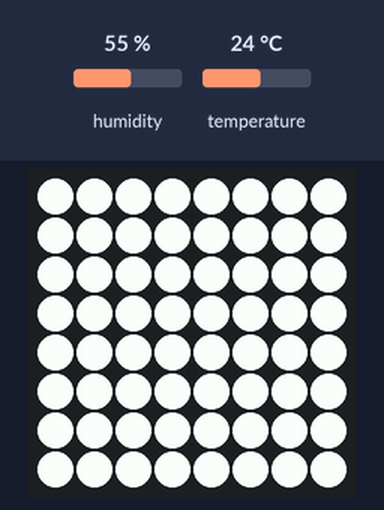
A program run on a simulated Raspberry Pi (BCM pin numbers) with a Sense HAT. On the bench: the Sense HAT's 8×8 RGB LED matrix. The test bench sets the inputs (shaded band); at power-on: temperature 24 °C, humidity 55 %.

Above: at 1.2 s.
1.3 s: temperature set to 33.5 °C
3.2 s: temperature set to 34.4 °C
At 5.2 s:
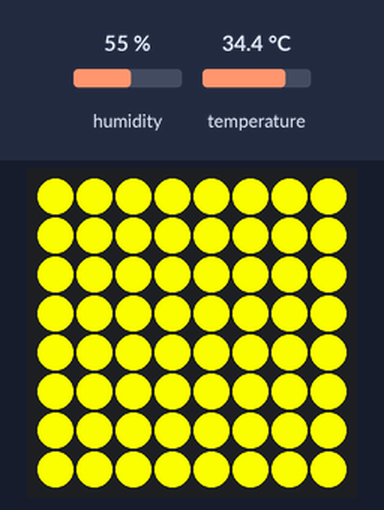
5.5 s: humidity set to 22 %
At 7.1 s:
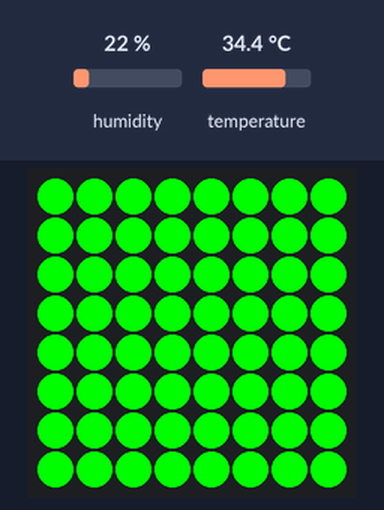
7.5 s: humidity set to 88 %
At 8.9 s:
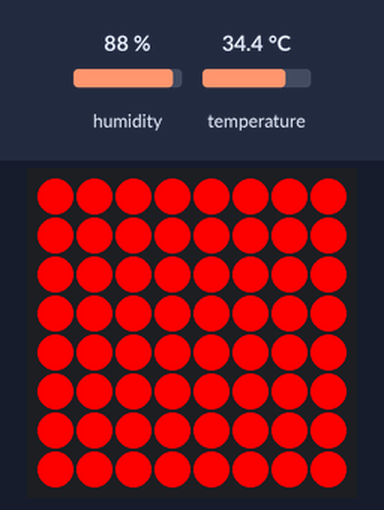
9.5 s: humidity set to 40 %
At 10.7 s:
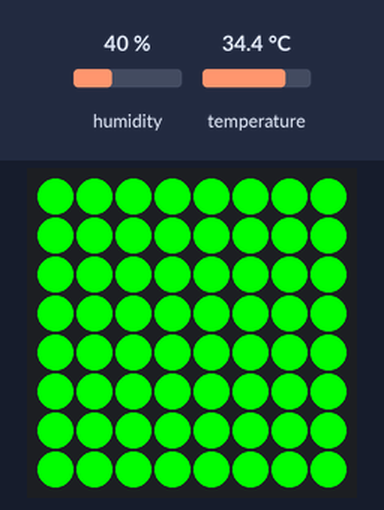
11.5 s: humidity set to 68 %
At 12.5 s:
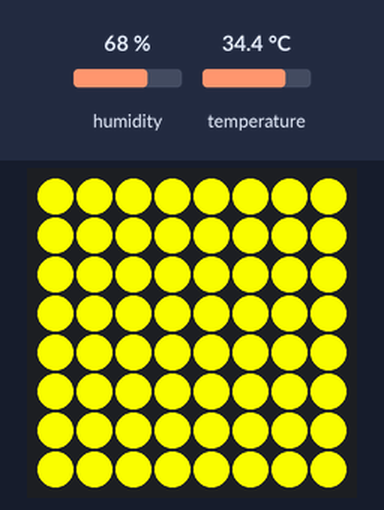
Timing chart, 0 to 14.5 s (numbered marks = the images above; inputs shaded):
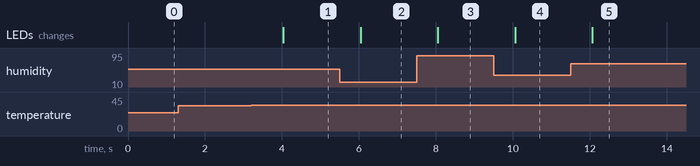

The program:

main.py
```python
from sense_hat import SenseHat
from time import sleep

TEMP_THRESHOLD = 34
HUMIDITY_LOW = 20
HUMIDITY_MEDIUM = 50
HUMIDITY_HIGH = 85

COLOR_NO_RISK = (255, 255, 255)     # Hvid
COLOR_LOW_RISK = (0, 255, 0)        # Grøn
COLOR_MEDIUM_RISK = (255, 255, 0)   # Gul
COLOR_HIGH_RISK = (255, 0, 0)       # Rød

sense = SenseHat()

def get_heatstroke_risk(temp, humidity):
    if temp < TEMP_THRESHOLD:
        return COLOR_NO_RISK
    elif humidity < HUMIDITY_LOW:
        return COLOR_NO_RISK
    elif humidity < HUMIDITY_MEDIUM:
        return COLOR_LOW_RISK
    elif humidity < HUMIDITY_HIGH:
        return COLOR_MEDIUM_RISK
    else:
        return COLOR_HIGH_RISK

while True:
    temp = sense.get_temperature()
    humidity = sense.get_humidity()

    color = get_heatstroke_risk(temp, humidity)

    sense.clear(color)
    sleep(1)
```

Measured:
- the behaviour switches between 33.9 and 34 °C on temperature (found by bisection; images 0 and 1)
- after the input at 1.3 s, every drawn part: stays the same
- after the input at 3.2 s, the LEDs: change after 0.84 s (image 1)
- after the input at 5.5 s, the LEDs: change after 0.55 s (image 2)
- after the input at 7.5 s, the LEDs: change after 0.55 s (image 3)
- after the input at 9.5 s, the LEDs: change after 0.56 s (image 4)
- after the input at 11.5 s, the LEDs: change after 0.57 s (image 5)
